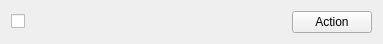
<?xml version="1.0" encoding="UTF-8"?>
<ui version="4.0">
 <class>CustomListWidget</class>
 <widget class="QWidget" name="CustomListWidget">
  <property name="geometry">
   <rect>
    <x>0</x>
    <y>0</y>
    <width>383</width>
    <height>42</height>
   </rect>
  </property>
  <layout class="QHBoxLayout" name="horizontalLayout" stretch="0,1,0">
   <item>
    <widget class="QCheckBox" name="checkBox">
     <property name="text">
      <string/>
     </property>
    </widget>
   </item>
   <item>
    <widget class="QLabel" name="title">
     <property name="text">
      <string/>
     </property>
    </widget>
   </item>
   <item>
    <widget class="QPushButton" name="button">
     <property name="text">
      <string>Action</string>
     </property>
    </widget>
   </item>
  </layout>
 </widget>
 <resources/>
 <connections/>
</ui>
